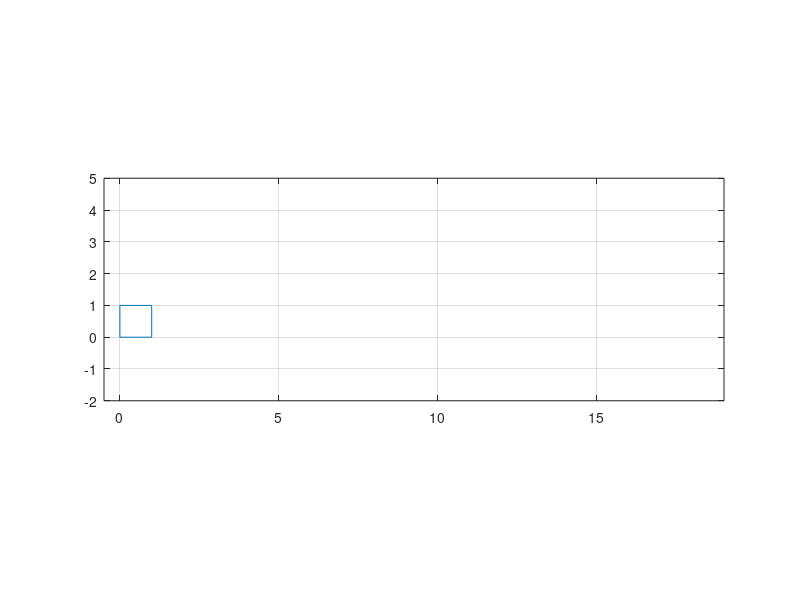

MATLAB code to generate this figure:
clf 
S=[0,1,1,0,0;0,0,1,1,0;1,1,1,1,1]; % square in homogeneous coordinates

M1 = [1,0,0.4;0,1,0;0,0,1]; % first translation matrix 
M2 = [1,0,-0.4;0,1,0;0,0,1]; % second translation matrix 

theta = pi/10;  % define the angle theta 
second_theta = -pi/10; 

Q=[cos(theta),-sin(theta),0;sin(theta),cos(theta),0;0,0,1]; % rotation matrix about (0,0)
QP=[1,0,17;0,1,0;0,0,1]*Q'*[1,0,-17;0,1,0;0,0,1];   % rotation matrix about (17,0)

second_Q = [cos(second_theta),-sin(second_theta),0;sin(second_theta),cos(second_theta),0;0,0,1];
second_QP = [1,0,1;0,1,0;0,0,1]*second_Q'*[1,0,-1;0,1,0;0,0,1]; 

p = plot(S(1,:),S(2,:)); % plot the original square
axis equal, axis([-0.5,19,-2,5]), grid on
for i = 1:40
    S = M1*S; % compute the translated square 
    set(p,'xdata',S(1,:),'ydata',S(2,:)); % plot the translated square 
    pause(0.05) 
end 
for i = 1:5
    S=QP*S; % compute the rotated square 
    set(p,'xdata',S(1,:),'ydata',S(2,:)); % plot the rotated square 
    pause(0.05) 
end
for i = 1:40
    S = M2*S; % compute the translated square 
    set(p,'xdata',S(1,:),'ydata',S(2,:)); % plot the translated square 
    pause(0.05) 
end 
for i = 1:5
    S=second_QP*S; % compute the rotated square 
    set(p,'xdata',S(1,:),'ydata',S(2,:)); % plot the rotated square 
    pause(0.05) 
end